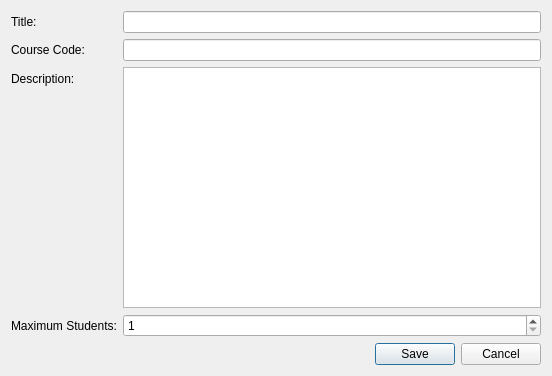
<?xml version="1.0" encoding="UTF-8"?>
<ui version="4.0">
 <class>ProjectEditDialog</class>
 <widget class="QDialog" name="ProjectEditDialog">
  <property name="windowModality">
   <enum>Qt::ApplicationModal</enum>
  </property>
  <property name="geometry">
   <rect>
    <x>0</x>
    <y>0</y>
    <width>552</width>
    <height>376</height>
   </rect>
  </property>
  <property name="windowTitle">
   <string>Project</string>
  </property>
  <property name="modal">
   <bool>true</bool>
  </property>
  <layout class="QVBoxLayout" name="verticalLayout">
   <item>
    <layout class="QFormLayout" name="formLayout">
     <item row="0" column="0">
      <widget class="QLabel" name="label">
       <property name="text">
        <string>Title:</string>
       </property>
      </widget>
     </item>
     <item row="0" column="1">
      <widget class="QLineEdit" name="titleText"/>
     </item>
     <item row="2" column="0">
      <widget class="QLabel" name="label_2">
       <property name="text">
        <string>Course Code:</string>
       </property>
      </widget>
     </item>
     <item row="2" column="1">
      <widget class="QLineEdit" name="courseCode"/>
     </item>
     <item row="6" column="0">
      <widget class="QLabel" name="label_4">
       <property name="text">
        <string>Maximum Students:</string>
       </property>
      </widget>
     </item>
     <item row="6" column="1">
      <widget class="QSpinBox" name="maxStudentsSpinner">
       <property name="minimum">
        <number>1</number>
       </property>
       <property name="maximum">
        <number>300</number>
       </property>
      </widget>
     </item>
     <item row="4" column="0">
      <widget class="QLabel" name="label_3">
       <property name="text">
        <string>Description:</string>
       </property>
      </widget>
     </item>
     <item row="4" column="1">
      <widget class="QPlainTextEdit" name="descriptionText"/>
     </item>
    </layout>
   </item>
   <item>
    <layout class="QHBoxLayout" name="horizontalLayout">
     <item>
      <spacer name="horizontalSpacer">
       <property name="orientation">
        <enum>Qt::Horizontal</enum>
       </property>
       <property name="sizeHint" stdset="0">
        <size>
         <width>40</width>
         <height>20</height>
        </size>
       </property>
      </spacer>
     </item>
     <item>
      <widget class="QPushButton" name="saveButton">
       <property name="text">
        <string>Save</string>
       </property>
      </widget>
     </item>
     <item>
      <widget class="QPushButton" name="cancelButton">
       <property name="text">
        <string>Cancel</string>
       </property>
      </widget>
     </item>
    </layout>
   </item>
  </layout>
 </widget>
 <tabstops>
  <tabstop>titleText</tabstop>
  <tabstop>courseCode</tabstop>
  <tabstop>descriptionText</tabstop>
  <tabstop>maxStudentsSpinner</tabstop>
  <tabstop>saveButton</tabstop>
  <tabstop>cancelButton</tabstop>
 </tabstops>
 <resources/>
 <connections/>
</ui>
